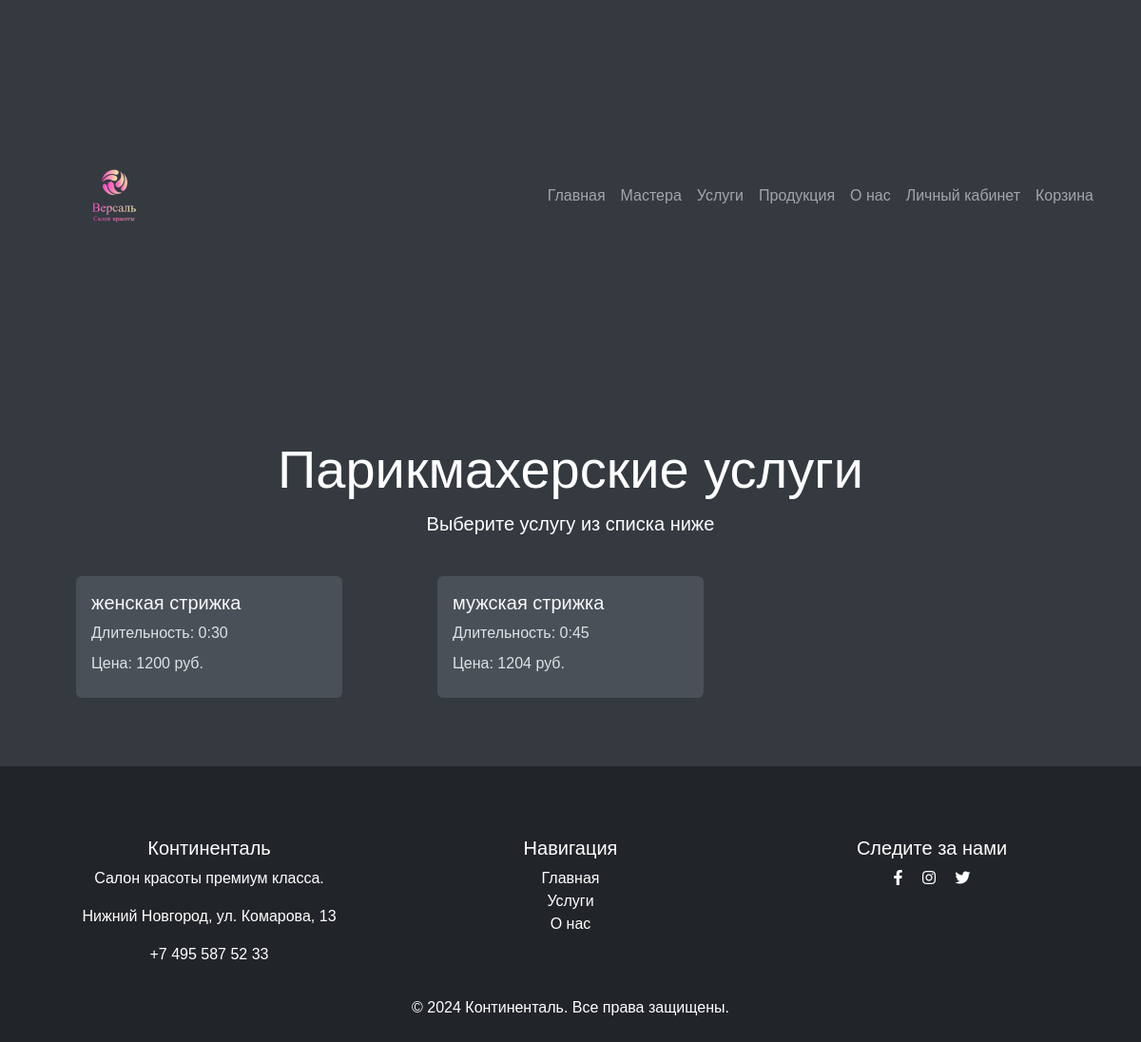
The page /servicies/parikmaherskie-uslugi/ on the database as committed earlier.
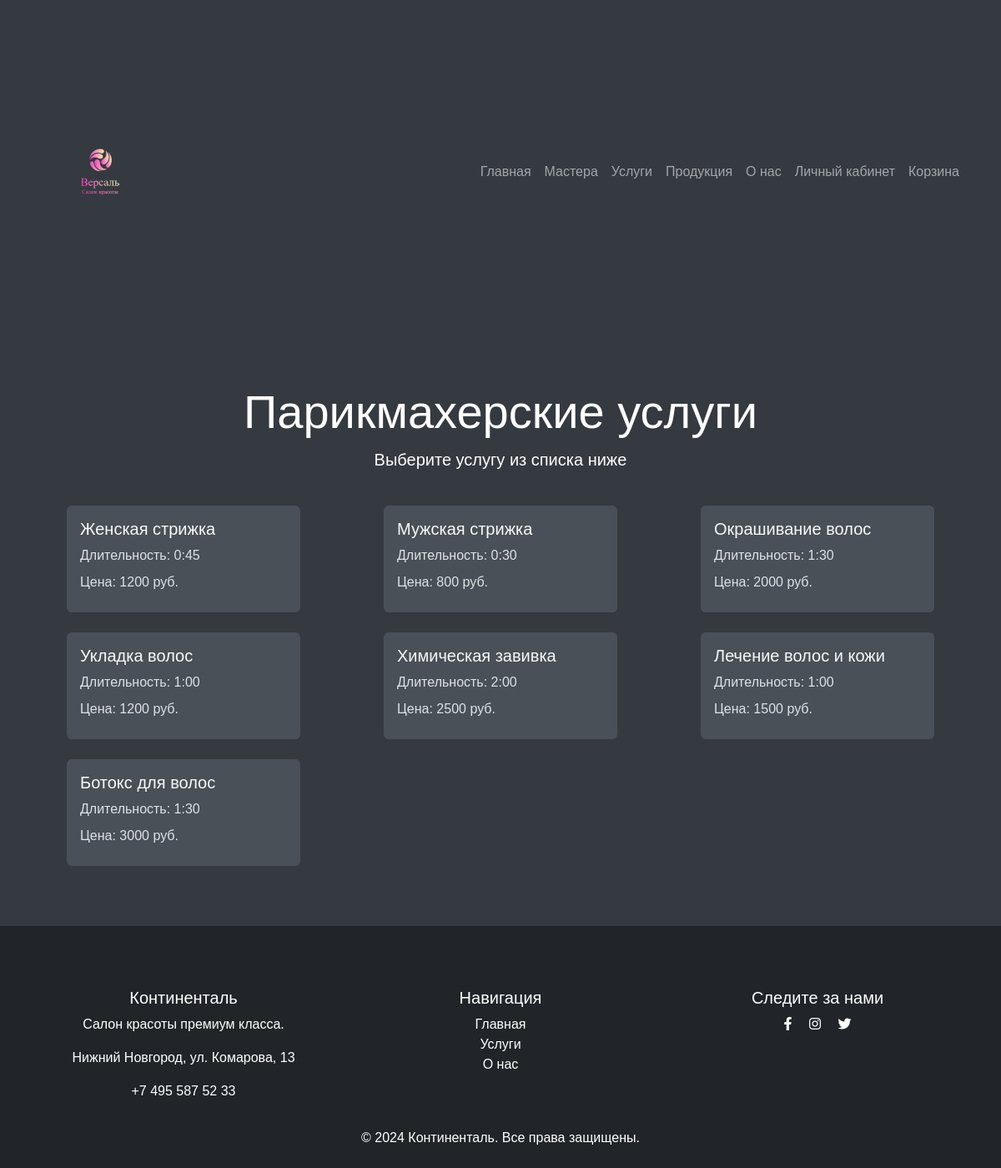
The same page on the database as committed later.
### services/models.py (models this page shows, shortened)
class Categories(models.Model):
    title = models.CharField(verbose_name='Категория', max_length=50)
    photo = models.ImageField(verbose_name='Фотография', upload_to='images/')
    slug = models.SlugField(verbose_name='URL', max_length=50, unique=True, db_index=True)
    class Meta:
        verbose_name = 'Категория'
        verbose_name_plural = 'Категории'

class Services(models.Model):
    title = models.CharField(verbose_name='Название', max_length=100)
    category = models.ForeignKey(Categories, on_delete=models.PROTECT, null=True, verbose_name='Категория')
    description = models.TextField(verbose_name='Описание')
    duration = models.TimeField(verbose_name='Длительность')
    cost = models.DecimalField(verbose_name='Стоимость', max_digits=5, decimal_places=0)
    photo = models.ImageField(verbose_name='Фотография', upload_to='images/')
    slug = models.SlugField(verbose_name='URL', max_length=255, unique=True, db_index=True)
    class Meta:
        verbose_name = 'Услуга'
        verbose_name_plural = 'Услуги'

### services/views.py (the view)
# urls.py: path('<slug:category_slug>/', views.category_info, name='category_info'),
def category_info(request, category_slug):
    category = get_object_or_404(Categories, slug=category_slug)
    all_services = Services.objects.all().filter(category_id=category.pk)
    context = {
        'all_services': all_services,
        'category': category
    }
    return render(request, 'services/category_info.html', context)

### services/templates/services/category_info.html (shortened to what this page needs)
{% extends 'main/main_layout.html' %}
{% load static %}
{% block css_link %}
    <link rel="stylesheet" href="{% static 'services/css/category_info.css' %}">
{% endblock %}
{% block content %}
    <div class="container py-5">
        <div class="row mb-4">
            <div class="col text-center">
                <h1 class="display-4 text-white">{{ category.title }}</h1>
                <p class="lead text-white">Выберите услугу из списка ниже</p>
            </div>
        </div>
        <div class="row">
            {% for service in all_services %}
                <div class="col-md-4 col-sm-6 mb-4">
                    <div class="card service-card h-100" onclick="window.location.href='{% url 'service_info' category.slug service.slug %}'">
                        <div class="card-body d-flex flex-column">
                            <h5 class="card-title">{{ service.title }}</h5>
                            <p class="card-text">Длительность: {{ service.duration }}</p>
                            <p class="card-text">Цена: {{ service.cost }} руб.</p>
                        </div>
                    </div>
                </div>
            {% endfor %}
        </div>
    </div>
{% endblock %}

### main/templates/main/main_layout.html (shortened to what this page needs)
{% load static %}
<!DOCTYPE html>
<html lang="ru">
<head>
    <link rel="stylesheet" href="https://cdnjs.cloudflare.com/ajax/libs/font-awesome/5.15.4/css/all.min.css">
    <link href="https://cdn.jsdelivr.net/npm/bootstrap@5.3.3/dist/css/bootstrap.min.css" rel="stylesheet">
    <link href="{% static 'main/css/main_style.css' %}" rel="stylesheet">
    {% block css_link %} {% endblock %}
</head>
<body>
<header>
    <nav class="navbar navbar-expand-lg navbar-dark static-top">
        <div class="container">
            <a class="navbar-brand" href="{%url 'home_page' %}">
                <img src="{% static 'main/img/logo.png' %}" alt="logo" class="header-logo">
            </a>
            <div class="collapse navbar-collapse" id="navbarSupportedContent">
                <ul class="navbar-nav ms-auto">
                    <li class="nav-item">
                        <a class="nav-link" aria-current="page" href="{%url 'home_page' %}">Главная</a>
                    </li>
                    <li class="nav-item">
                        <a class="nav-link" href="{%url 'masters_list' %}">Мастера</a>
                    </li>
                    <li class="nav-item">
                        <a class="nav-link" aria-current="page" href="{%url 'services_list' %}">Услуги</a>
                    </li>
                    <li class="nav-item">
                        <a class="nav-link" href="{%url 'products_list' %}">Продукция</a>
                    </li>
                    <li class="nav-item">
                        <a class="nav-link" href="{%url 'about' %}">О нас</a>
                    </li>
                    <li class="nav-item">
                        <a class="nav-link" href="{%url 'login' %}">Личный кабинет</a>
                    </li>
                    <li class="nav-item">
                        <a class="nav-link" href="{%url 'cart' %}">Корзина</a>
                    </li>
                </ul>
            </div>
        </div>
    </nav>
</header>
{% block content %} {% endblock %}
<footer class="bg-dark text-white py-4">
    <div class="container">
        <div class="row">
            <div class="col-md-4 text-center text-md-left mb-3 mb-md-0">
                <h5>Континенталь</h5>
                <p>Салон красоты премиум класса.</p>
                <p>Нижний Новгород, ул. Комарова, 13</p>
                <p>+7 495 587 52 33</p>
            </div>
            <div class="col-md-4 text-center mb-3 mb-md-0">
                <h5>Навигация</h5>
                <ul class="list-unstyled">
                    <li><a href="{% url 'home_page' %}" class="text-white">Главная</a></li>
                    <li><a href="{% url 'services_list' %}" class="text-white">Услуги</a></li>
                    <li><a href="{% url 'about' %}" class="text-white">О нас</a></li>
                </ul>
            </div>
            <div class="col-md-4 text-center text-md-right">
                <h5>Следите за нами</h5>
                <a href="#" class="text-white mx-2"><i class="fab fa-facebook-f"></i></a>
                <a href="#" class="text-white mx-2"><i class="fab fa-instagram"></i></a>
                <a href="#" class="text-white mx-2"><i class="fab fa-twitter"></i></a>
            </div>
        </div>
        <div class="row mt-3">
            <div class="col-12 text-center">
                <p class="mb-0">&copy; 2024 Континенталь. Все права защищены.</p>
            </div>
        </div>
    </div>
</footer>
</body>
</html>

### main/static/main/css/main_style.css (style rules this page uses)
body { background-color: #1c1f23; }
header, section, footer { padding: 100px 0; }
.header-logo { max-width: 20vh; max-height: 20vh; }
nav ul { list-style-type: none; display: flex; justify-content: space-around; }
ul a { color: whitesmoke; text-decoration: none; }

### services/static/services/css/category_info.css (style rules this page uses)
body { font-family: Arial, sans-serif; margin: 0; padding: 0; background-color: #343a40; }
.container { margin-top: 50px; }
.text-white { color: #fff; }
.service-card { background-color: #495057; border: none; transition: transform 0.2s, box-shadow 0.2s; word-break: keep-all; max-width: 280px; margin: auto; }
.service-card .card-body { display: flex; flex-direction: column; justify-content: space-between; color: #f8f9fa; }
.service-card .card-title { font-size: 1.25rem; margin-bottom: 0.5rem; }
.service-card .card-text { font-size: 1rem; margin-bottom: 0.5rem; color: #dee2e6; }

Rows that differ between the two databases and show on the page:
changed Services: title "женская стрижка" → "Женская стрижка"; duration "0:30" → "0:45"
changed Services: title "мужская стрижка" → "Мужская стрижка"; duration "0:45" → "0:30"; cost "1204" → "800"
added Services: title "Окрашивание волос", duration "1:30", cost "2000"
added Services: title "Укладка волос", duration "1:00", cost "1200"
added Services: title "Химическая завивка", duration "2:00", cost "2500"
added Services: title "Лечение волос и кожи", duration "1:00", cost "1500"
added Services: title "Ботокс для волос", duration "1:30", cost "3000"
